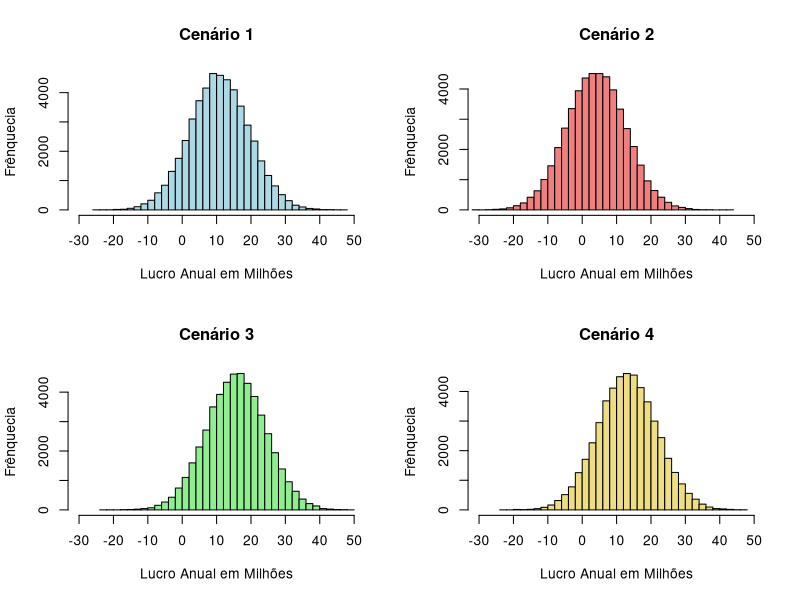
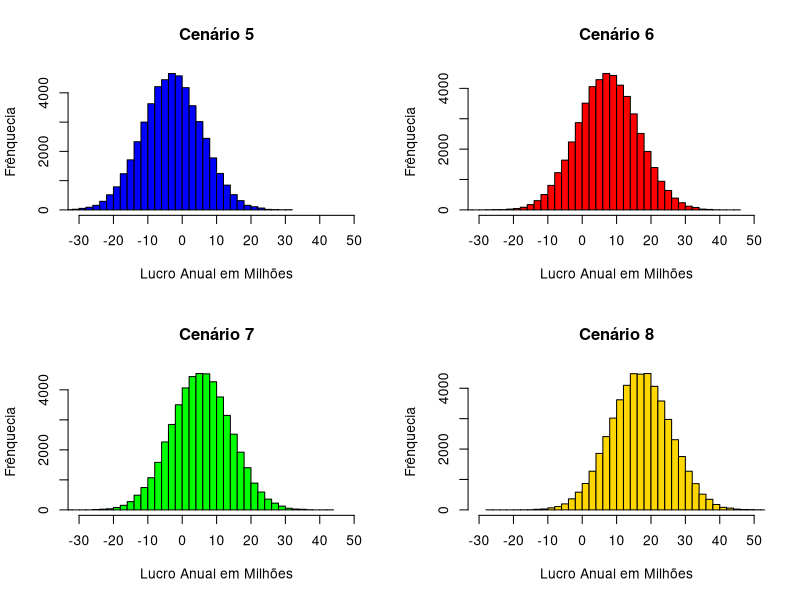

Generate these figures, in order, with R:
set.seed(2302)

# Receitas Empréstimos
remp <- c(17240972.62, 22887819.44, 27154113.17, 28431184.15, 27837381.39)

# Custos Empréstimos
cemp <- c(9881917.66, 13717674.33, 16529890.75, 17006139.08, 13422037.97)

# Perdas
pauf <- c(4273206.25, 1707172.27, 3413051.51, 4303517.55, 3118459.23)

# Receita Captação
rcap <- c(17082981.10, 21857139.60, 27286675.43, 29830049.65, 25437200.99)

# Custos Captação
ccap <- c(12144863.89, 16468313.68, 20952502.24, 22800071.35, 18767726.39)

# Receitas Serviços
rvs <- c(4404808.64, 3621758.53, 4154535.69, 3922513.87, 5619494.85)

# Custos Fixos Administrativos
cadm <- c(5941205.94, 6970836.13, 6880157.87, 7426871.81, 7132300.12)

mRemp <- mean(remp)
sRemp   <- sd(remp)

mCemp <- mean(cemp)
sCemp   <- sd(cemp)

mPauf <- mean(pauf)
sPauf   <- sd(pauf)

mRcap <- mean(rcap)
sRcap   <- sd(rcap)

mCcap <- mean(ccap)
sCcap   <- sd(ccap)

mRsv  <- mean(rvs)
sRsv    <- sd(rvs)

mCadm <- mean(cadm)
sCadm   <- sd(cadm)

simular_cenario <- function(n_sim = 50000, mult_perdas = 1, cadm = 1,
                            mean_Remp = mRemp, sd_Remp = sRemp,
                            mean_Cemp = mCemp, sd_Cemp = sCemp,
                            mean_Pauf = mPauf, sd_Pauf = sPauf,
                            mean_Rcap = mRcap, sd_Rcap = sRcap,
                            mean_Ccap = mCcap, sd_Ccap = sCcap,
                            mean_Rsv = mRsv, sd_Rsv = sRsv,
                            mean_Cadm = mCadm, sd_Cadm = sCadm) {
  
  Remp <- rnorm(n_sim, mean_Remp, sd_Remp)
  Cemp <- rnorm(n_sim, mean_Cemp, sd_Cemp)
  Pauf <- rnorm(n_sim, mean_Pauf * mult_perdas, sd_Pauf)
  
  Rcap <- rnorm(n_sim, mean_Rcap, sd_Rcap)
  Ccap <- rnorm(n_sim, mean_Ccap, sd_Ccap)
  
  Rsv  <- rnorm(n_sim, mean_Rsv, sd_Rsv)
  
  Cadm <- rnorm(n_sim, mean_Cadm * cadm, sd_Cadm)
  
  # Fórmula do artigo
  Run <- (Remp - Cemp - Pauf) +
    (Rcap - Ccap) +
    Rsv - Cadm
  
  return(Run)
}

# Cenário 1 (base)
cen1 <- simular_cenario()

# Cenário 2 (perdas maiores - pessimista)
cen2 <- simular_cenario(mult_perdas = 3)

# Cenário 3 (redução custos administrativos)
cen3 <- simular_cenario(cadm = 0.30)

# Cenário 4 (otimista - perdas menores + custos menores)
cen4 <- simular_cenario(mult_perdas = 0.8, cadm = 0.75)

resumo <- function(x) {
  c(
    Media = mean(x),
    Prob_lucro = mean(x > 0)
  )
}

rbind(
  Cenário1 = resumo(cen1),
  Cenário2 = resumo(cen2),
  Cenário3 = resumo(cen3),
  Cenário4 = resumo(cen4)
)

par(mfrow=c(2,2))

hist(cen1/1e6, main="Cenário 1", col="lightblue", breaks=30, xlab = "Lucro Anual em Milhões", ylab = "Frênquecia" ,xlim = c(-30, 50), xaxt = "n")
axis(1, at = seq(-30, 50, by = 10))
hist(cen2/1e6, main="Cenário 2", col="lightcoral", breaks=30, xlab = "Lucro Anual em Milhões", ylab = "Frênquecia", xlim = c(-30, 50), xaxt = "n")
axis(1, at = seq(-30, 50, by = 10))
hist(cen3/1e6, main="Cenário 3", col="lightgreen", breaks=30, xlab = "Lucro Anual em Milhões", ylab = "Frênquecia", xlim = c(-30, 50), xaxt = "n")
axis(1, at = seq(-30, 50, by = 10))
hist(cen4/1e6, main="Cenário 4", col="lightgoldenrod", breaks=30, xlab = "Lucro Anual em Milhões", ylab = "Frênquecia", xlim = c(-30, 50), xaxt = "n")
axis(1, at = seq(-30, 50, by = 10))


# Cenário 5 Custos Administrativo Mais Altos
cen5 <- simular_cenario(cadm = 3)

# Cenário 6 Maior variação nas Perdas
cen6 <- simular_cenario(mult_perdas = 2, sd_Pauf = sPauf*2)

# Cenário 7 Menos Empréstimos
cen7 <- simular_cenario(mean_Remp = mRemp/2, mean_Cemp = mCemp/2)

# Cenário 8 Mais Investimentos
cen8 <- simular_cenario(mean_Rcap = 2*rcap, mean_Ccap = 2*ccap)

hist(cen5/1e6, main="Cenário 5", col="blue", breaks=30, xlab = "Lucro Anual em Milhões", ylab = "Frênquecia" ,xlim = c(-30, 50), xaxt = "n")
axis(1, at = seq(-30, 50, by = 10))
hist(cen6/1e6, main="Cenário 6", col="red", breaks=30, xlab = "Lucro Anual em Milhões", ylab = "Frênquecia", xlim = c(-30, 50), xaxt = "n")
axis(1, at = seq(-30, 50, by = 10))
hist(cen7/1e6, main="Cenário 7", col="green", breaks=30, xlab = "Lucro Anual em Milhões", ylab = "Frênquecia", xlim = c(-30, 50), xaxt = "n")
axis(1, at = seq(-30, 50, by = 10))
hist(cen8/1e6, main="Cenário 8", col="gold", breaks=30, xlab = "Lucro Anual em Milhões", ylab = "Frênquecia", xlim = c(-30, 50), xaxt = "n")
axis(1, at = seq(-30, 50, by = 10))

rbind(
  Cenário5 = resumo(cen5),
  Cenário6 = resumo(cen6),
  Cenário7 = resumo(cen7),
  Cenário8 = resumo(cen8)
)
